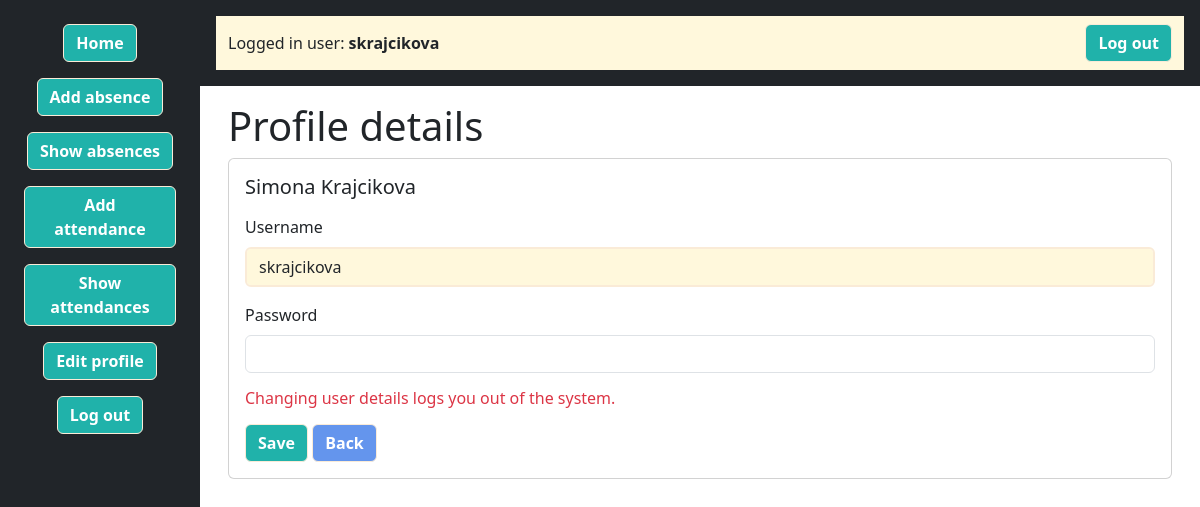
/?c=employee&a=editUser&name=skrajcikova (signed in), run on an earlier commit of the app's database.
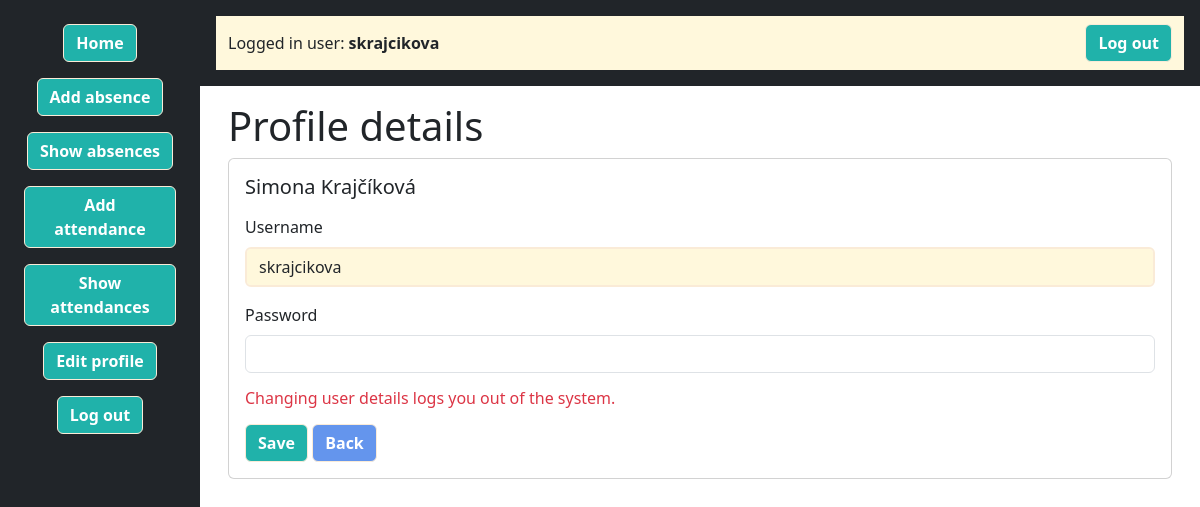
And on a later commit of the database.
### tables this page shows
CREATE TABLE employees
(
    id              INT PRIMARY KEY AUTO_INCREMENT,
    firstName       VARCHAR(50) NOT NULL,
    lastName        VARCHAR(50) NOT NULL,
    birthDate       DATE NOT NULL,
    address         VARCHAR(100) NOT NULL,
    email           VARCHAR(50) NOT NULL UNIQUE,
    phone           VARCHAR(20) NOT NULL,
    position        VARCHAR(50) NOT NULL,
    departmentId    INT NULL,
    hireDate        DATE NOT NULL,

    FOREIGN KEY (departmentId) REFERENCES departments(id)
);

### Framework/Http/Responses/Response.php (called while the page is built, shortened)
<?php
abstract class Response
{
    public function send(): void
    {
        $this->generate();
    }
}

### public/index.php (called while the page is built, shortened)
<?php
require __DIR__ . '/../Framework/ClassLoader.php';
try {
    $app = new App();
    $app->run();
} catch (Exception $e) {
    die('An error occurred: ' . $e->getMessage());
}

### Framework/ClassLoader.php (called while the page is built, shortened)
<?php
class ClassLoader
{
    public static function Boot(): void
    {
        spl_autoload_register(function ($class_name) {
            $baseDir = realpath(dirname(__DIR__));
            $relativePath = str_replace('\\', DIRECTORY_SEPARATOR, ltrim($class_name, '\\')) . '.php';
            $file = $baseDir . DIRECTORY_SEPARATOR . $relativePath;
        });
    }
}

### Framework/Http/Request.php (called while the page is built, shortened)
<?php
class Request
{
    private array $get;
    private array $post;
    private array $server;
    public function __construct()
    {
        $this->get = $_GET;
        $this->post = $_POST;
        $this->server = $_SERVER;
    }
    public function get(?string $key = null): mixed
    {
        return $key === null ? $this->get : ($this->get[$key] ?? null);
    }
    public function post(?string $key = null): mixed
    {
        return $key === null ? $this->post : ($this->post[$key] ?? null);
    }
    public function server(?string $key = null): mixed
    {
        return $key === null ? $this->server : ($this->server[$key] ?? null);
    }
    public function value(string $key): mixed
    {
        return $this->post($key) ?? $this->get($key);
    }
}

### App/Controllers/EmployeeController.php (called while the page is built, shortened)
<?php
class EmployeeController extends BaseController
{
    public function editUser(Request $request): Response
    {
        try {
            $name = $request->value('name');
            $users = User::getAll('`username` = ?', [$name]);
            $user = $users[0];
            $employeeId = $user->getEmployeeId();
            $employee = Employee::getOne($employeeId);
            return $this->html(['user' => $user, 'employee' => $employee, 'error' => $request->value('error')]);
        } catch (\Exception $e) {
            throw new HttpException(500, "DB Error: " . $e->getMessage());
        }
    }
}

### Framework/Core/Model.php (called while the page is built, shortened)
<?php
abstract class Model implements \JsonSerializable
{
    protected static array $columnsMap = [];
    private static array $dbColumns = [];
    private static IDbConvention $dbConventions;
    protected static function getTableName(): string
    {
        return self::getConventions()->getTableName(get_called_class());
    }
    protected static function getPkColumnName(): string
    {
        return self::getConventions()->getPkColumnName(get_called_class());
    }
    protected static function getColumnsMap(): array
    {
        return static::$columnsMap ?? [];
    }
    public static function getAll(
        ?string $whereClause = null,
        array   $whereParams = [],
        ?string $orderBy = null,
        ?int    $limit = null,
        ?int    $offset = null
    ): array
    {
        try {
            $sql = "SELECT " . static::getDBColumnNamesList() . " FROM `" . static::getTableName() . "`";
            if ($whereClause != null) {
                $sql .= " WHERE $whereClause";
            }
            $stmt = Connection::getInstance()->prepare($sql);
            $stmt->execute($whereParams);
            $models = $stmt->fetchAll(PDO::FETCH_CLASS | PDO::FETCH_PROPS_LATE, static::class);
            $dataSet = new ResultSet($models);
            return $models;
        } catch (PDOException $exception) {
            throw new Exception('Query failed: ' . $exception->getMessage(), 0, $exception);
        }
    }
    private static function getDbColumns(): array
    {
        try {
            $sql = "DESCRIBE " . static::getTableName();
            $stmt = Connection::getInstance()->prepare($sql);
            $stmt->execute([]);
            self::$dbColumns[static::class] = array_column($stmt->fetchAll(), 'Field');
            return self::$dbColumns[static::class];
        } catch (PDOException $exception) {
            throw new Exception('Query failed: ' . $exception->getMessage(), 0, $exception);
        }
    }
    private function getIdValue(): mixed
    {
        $pk = static::getPkColumnName();
        $prop = static::toPropertyName($pk);
        return isset($this->{$prop}) ? $this->{$prop} : null;
    }
    private static function getModelProperties(): array
    {
        $reflection = new \ReflectionClass(static::class);
        $properties = [];
        foreach ($reflection->getProperties() as $property) {
            $propertyName = $property->getName();
            if ($property->isStatic()) {
                continue;
            }
            $properties[$propertyName] = true;
        }
        return $properties;
    }
    private static function getDBColumnNamesList(): string
    {
        $dbColumns = [];
        foreach (static::getDbColumns() as $columnName) {
            $propertyName = static::toPropertyName($columnName);
            if ($propertyName != $columnName) {
                $dbColumns[] = "`$columnName` AS {$propertyName}";
            } else {
                $dbColumns[] = $columnName;
            }
        }
        return implode(', ', $dbColumns);
    }
    private static function toPropertyName(string $columnName): string
    {
        $customMapping = static::getColumnsMap();
        if (isset($customMapping[$columnName])) {
            return $customMapping[$columnName];
        } else {
            return static::getConventions()->toPropertyName($columnName);
        }
    }
    private static function getConventions(): IDbConvention
    {
        if (!isset(static::$dbConventions)) {
            static::$dbConventions = new (Configuration::DB_CONVENTIONS_CLASS)();
        }
        return static::$dbConventions;
    }
}

### Framework/Support/Inflect.php (called while the page is built, shortened)
<?php
class Inflect
{
    public static $plural = array(
        '/(quiz)$/i' => "$1zes",
        '/^(ox)$/i' => "$1en",
        '/([m|l])ouse$/i' => "$1ice",
        '/(matr|vert|ind)ix|ex$/i' => "$1ices",
        '/(x|ch|ss|sh)$/i' => "$1es",
        '/([^aeiouy]|qu)y$/i' => "$1ies",
        '/(hive)$/i' => "$1s",
        '/(?:([^f])fe|([lr])f)$/i' => "$1$2ves",
        '/(shea|lea|loa|thie)f$/i' => "$1ves",
        '/sis$/i' => "ses",
        '/([ti])um$/i' => "$1a",
        '/(tomat|potat|ech|her|vet)o$/i' => "$1oes",
        '/(bu)s$/i' => "$1ses",
        '/(alias)$/i' => "$1es",
        '/(octop)us$/i' => "$1i",
        '/(ax|test)is$/i' => "$1es",
        '/(us)$/i' => "$1es",
        '/s$/i' => "s",
        '/$/' => "s"
    );
    public static $irregular = array(
        'move' => 'moves',
        'foot' => 'feet',
        'goose' => 'geese',
        'sex' => 'sexes',
        'child' => 'children',
        'man' => 'men',
        'tooth' => 'teeth',
        'person' => 'people',
        'valve' => 'valves'
    );
    public static function pluralize($string)
    {
        foreach (self::$irregular as $pattern => $result) {
            $pattern = '/' . $pattern . '$/i';
        }
        foreach (self::$plural as $pattern => $result) {
            if (preg_match($pattern, $string)) {
                return preg_replace($pattern, $result, $string);
            }
        }
        return $string;
    }
}

### Framework/DB/DefaultConventions.php (called while the page is built, shortened)
<?php
class DefaultConventions implements IDbConvention
{
    public function getTableName(string $className): string
    {
        $arr = explode("\\", $className);
        return Inflect::pluralize(strtolower(end($arr)));
    }
    public function getPkColumnName(string $className): string
    {
        return 'id';
    }
    public function toPropertyName(string $columnName): string
    {
        return $columnName;
    }
}

### Framework/DB/Connection.php (called while the page is built, shortened)
<?php
class Connection
{
    private static ?Connection $instance = null;
    private PDO $db;
    public function __construct(PDO $db)
    {
        $this->db = $db;
    }
    public static function getInstance(): Connection
    {
        try {
            if (self::$instance == null) {
                $db = new PDO(
                    'mysql:dbname=' . Configuration::DB_NAME . ';host=' . Configuration::DB_HOST,
                    Configuration::DB_USER,
                    Configuration::DB_PASS
                );
                $db->setAttribute(PDO::ATTR_ERRMODE, PDO::ERRMODE_EXCEPTION);
                $db->setAttribute(PDO::ATTR_EMULATE_PREPARES, true);
                self::$instance = new self($db);
            }
            return self::$instance;
        } catch (PDOException $e) {
            throw new Exception('Connection failed: ' . $e->getMessage());
        }
    }
    public function prepare(string $sql): DebugStatement
    {
        try {
            return new DebugStatement($this->db->prepare($sql));
        } catch (PDOException $e) {
            throw new Exception('Prepare failed: ' . $e->getMessage());
        }
    }
}

### Framework/DB/DebugStatement.php (called while the page is built, shortened)
<?php
class DebugStatement
{
    private PDOStatementAlias $stmt;
    public function __construct($stmt)
    {
        $this->stmt = $stmt;
    }
    public function execute(?array $params = null): bool
    {
        $result = $this->stmt->execute($params);
        $this->stmt->debugDumpParams();
        return $result;
    }
    public function __call(string $name, array $arguments): mixed
    {
        return $this->stmt->{$name}(...$arguments);
    }
}

### Framework/Support/LinkGenerator.php (called while the page is built, shortened)
<?php
class LinkGenerator
{
    private Request $request;
    public function __construct(Request $request, Router $router)
    {
        $this->request = $request;
    }
    public function url(
        string|array $destination,
        array $parameters = [],
        bool $absolute = false,
        bool $appendParameters = false
    ): string {
        list($controller, $action) = explode(".", $destination);
        $args = $appendParameters ? $this->request->get() : [];
        $args = ["c" => lcfirst($controller), "a" => $action != "index" ? $action : null] + $parameters + $args;
        $basePath = $absolute ? $this->request->getBaseUrl() : "";
        return $basePath . "?" . http_build_query($args);
    }
    public function asset(string $path, bool $absolute = false): string
    {
        $scriptPath = $this->request->server('PHP_SELF') ?? '/';
        $dir = rtrim(str_replace('\\', '/', dirname($scriptPath)), '/');
        $assetPath = '/' . ltrim($path, '/');
        return ($dir ?: '') . $assetPath;
    }
}

### App/Views/Layouts/root.layout.view.php (the view, shortened to what the changed rows need)
<!DOCTYPE html>
<html lang="sk">
<head>
    <link href="https://cdn.jsdelivr.net/npm/bootstrap@5.3.2/dist/css/bootstrap.min.css" rel="stylesheet"
>
    <link rel="stylesheet" href="<?= $link->asset('css/styl.css') ?>">
</head>
<body>
<div class="container-fluid vh-100">
    <div class="row h-100">
        <div class=" main-content col-12 col-md-9 col-lg-10 d-flex flex-column p-0">
            <div class="flex-grow-1 p-3">
                <div>
                    <?= $contentHTML ?>
                </div>
            </div>
        </div>
    </div>
</div>
</body>
</html>

### App/Views/Employee/editUser.view.php (shortened to what the changed rows need)
<div class="container">
    <h1>Profile details</h1>
    <div class="card mb-3">
        <div class="card-body">
            <h5 class="card-title"><?= htmlspecialchars($employee->getFirstName() . ' ' . $employee->getLastName(), ENT_QUOTES); ?></h5>
            <form method="post" action="<?= $link->url('employee.updateUser')?>">
                <div class="mb-3">
                </div>
                <div class="mb-3">
                </div>
                <button type="submit" class="btn btn-primary">Save</button>
                <a href="<?= $link->url('employee.index', ['name' => $user->getName()]) ?>" class="btn btn-secondary">
                </a>
            </form>
        </div>
    </div>
</div>

What changed in the data, as far as the page shows it:
changed employees: $employee->getFirstName() . ' ' . $employee->getLastName() "Simona Krajcikova" → "Simona Krajčíková"
